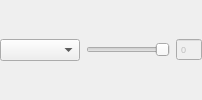
            <widget class="QWidget" name="widFillColor" native="true">
             <layout class="QHBoxLayout" name="horizontalLayout_9" stretch="1,0,0">
              <property name="margin">
               <number>0</number>
              </property>
              <item>
               <widget class="ColorComboBox" name="cmbFillColor">
                <property name="sizePolicy">
                 <sizepolicy hsizetype="MinimumExpanding" vsizetype="Fixed">
                  <horstretch>0</horstretch>
                  <verstretch>0</verstretch>
                 </sizepolicy>
                </property>
                <property name="minimumSize">
                 <size>
                  <width>80</width>
                  <height>0</height>
                 </size>
                </property>
               </widget>
              </item>
              <item>
               <widget class="QSlider" name="sliderFillTransparent">
                <property name="sizePolicy">
                 <sizepolicy hsizetype="MinimumExpanding" vsizetype="Fixed">
                  <horstretch>0</horstretch>
                  <verstretch>0</verstretch>
                 </sizepolicy>
                </property>
                <property name="minimumSize">
                 <size>
                  <width>32</width>
                  <height>0</height>
                 </size>
                </property>
                <property name="maximum">
                 <number>255</number>
                </property>
                <property name="singleStep">
                 <number>5</number>
                </property>
                <property name="pageStep">
                 <number>50</number>
                </property>
                <property name="orientation">
                 <enum>Qt::Horizontal</enum>
                </property>
                <property name="invertedAppearance">
                 <bool>true</bool>
                </property>
                <property name="invertedControls">
                 <bool>false</bool>
                </property>
                <property name="tickPosition">
                 <enum>QSlider::NoTicks</enum>
                </property>
                <property name="tickInterval">
                 <number>50</number>
                </property>
               </widget>
              </item>
              <item>
               <widget class="QSpinBox" name="spinBox_2">
                <property name="enabled">
                 <bool>false</bool>
                </property>
                <property name="font">
                 <font>
                  <pointsize>7</pointsize>
                 </font>
                </property>
                <property name="buttonSymbols">
                 <enum>QAbstractSpinBox::NoButtons</enum>
                </property>
                <property name="maximum">
                 <number>255</number>
                </property>
               </widget>
              </item>
             </layout>
            </widget>
